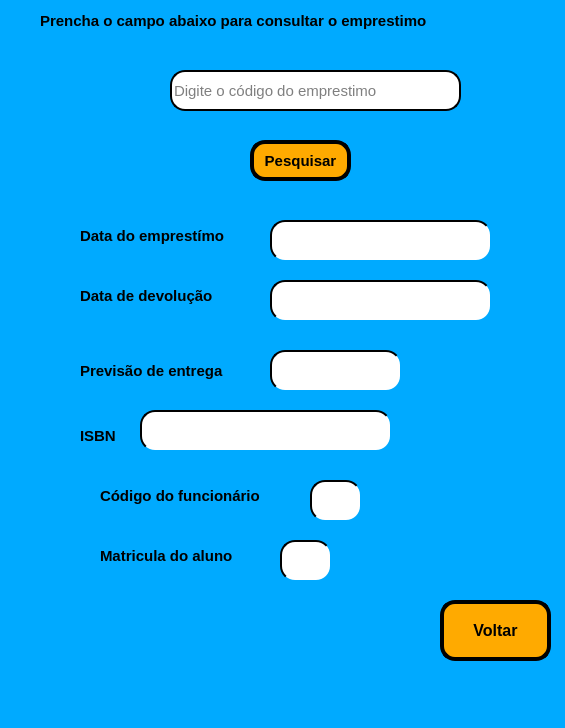
<?xml version="1.0" encoding="UTF-8"?>
<ui version="4.0">
 <class>MainWindow</class>
 <widget class="QMainWindow" name="MainWindow">
  <property name="geometry">
   <rect>
    <x>0</x>
    <y>0</y>
    <width>565</width>
    <height>728</height>
   </rect>
  </property>
  <property name="windowTitle">
   <string>Pesquisar Emprestimo</string>
  </property>
  <property name="styleSheet">
   <string notr="true">background-color: rgb(0, 170, 255);</string>
  </property>
  <widget class="QWidget" name="centralwidget">
   <widget class="QLabel" name="label_4">
    <property name="geometry">
     <rect>
      <x>130</x>
      <y>70</y>
      <width>31</width>
      <height>31</height>
     </rect>
    </property>
    <property name="text">
     <string/>
    </property>
    <property name="pixmap">
     <pixmap>isbn.png</pixmap>
    </property>
    <property name="scaledContents">
     <bool>true</bool>
    </property>
   </widget>
   <widget class="QLabel" name="label_2">
    <property name="geometry">
     <rect>
      <x>190</x>
      <y>140</y>
      <width>51</width>
      <height>51</height>
     </rect>
    </property>
    <property name="text">
     <string/>
    </property>
    <property name="pixmap">
     <pixmap>barra-de-pesquisa.png</pixmap>
    </property>
    <property name="scaledContents">
     <bool>true</bool>
    </property>
   </widget>
   <widget class="QLabel" name="label_15">
    <property name="geometry">
     <rect>
      <x>220</x>
      <y>510</y>
      <width>181</width>
      <height>41</height>
     </rect>
    </property>
    <property name="font">
     <font>
      <pointsize>11</pointsize>
      <weight>75</weight>
      <bold>true</bold>
     </font>
    </property>
    <property name="text">
     <string/>
    </property>
   </widget>
   <widget class="QLabel" name="label_14">
    <property name="geometry">
     <rect>
      <x>30</x>
      <y>350</y>
      <width>41</width>
      <height>41</height>
     </rect>
    </property>
    <property name="text">
     <string/>
    </property>
    <property name="pixmap">
     <pixmap>calendario-desktop.png</pixmap>
    </property>
    <property name="scaledContents">
     <bool>true</bool>
    </property>
   </widget>
   <widget class="QLabel" name="label_9">
    <property name="geometry">
     <rect>
      <x>80</x>
      <y>360</y>
      <width>181</width>
      <height>21</height>
     </rect>
    </property>
    <property name="font">
     <font>
      <pointsize>11</pointsize>
      <weight>75</weight>
      <bold>true</bold>
     </font>
    </property>
    <property name="text">
     <string>Previsão de entrega</string>
    </property>
   </widget>
   <widget class="QPushButton" name="pushButton_7">
    <property name="geometry">
     <rect>
      <x>440</x>
      <y>600</y>
      <width>111</width>
      <height>61</height>
     </rect>
    </property>
    <property name="font">
     <font>
      <pointsize>12</pointsize>
      <weight>75</weight>
      <bold>true</bold>
     </font>
    </property>
    <property name="styleSheet">
     <string notr="true">background-color: rgb(255, 170, 0);
border-radius: 15px;
border-style: outset;
border-width: 4px;
border-color: black;</string>
    </property>
    <property name="text">
     <string>Voltar</string>
    </property>
    <property name="icon">
     <iconset>
      <normaloff>voltar.png</normaloff>voltar.png</iconset>
    </property>
   </widget>
   <widget class="QPushButton" name="pushButton_4">
    <property name="geometry">
     <rect>
      <x>250</x>
      <y>140</y>
      <width>101</width>
      <height>41</height>
     </rect>
    </property>
    <property name="font">
     <font>
      <pointsize>11</pointsize>
      <weight>75</weight>
      <bold>true</bold>
     </font>
    </property>
    <property name="styleSheet">
     <string notr="true">background-color: rgb(255, 170, 0);
border-radius: 15px;
border-style: outset;
border-width: 4px;
border-color: black;</string>
    </property>
    <property name="text">
     <string>Pesquisar</string>
    </property>
   </widget>
   <widget class="QPushButton" name="previ">
    <property name="geometry">
     <rect>
      <x>270</x>
      <y>350</y>
      <width>131</width>
      <height>41</height>
     </rect>
    </property>
    <property name="font">
     <font>
      <pointsize>10</pointsize>
      <weight>75</weight>
      <bold>true</bold>
     </font>
    </property>
    <property name="styleSheet">
     <string notr="true">background-color: rgb(255, 255, 255);
border-radius: 15px;
border-style: outset;
border-width: 2px;</string>
    </property>
    <property name="text">
     <string/>
    </property>
   </widget>
   <widget class="QLabel" name="label_3">
    <property name="geometry">
     <rect>
      <x>170</x>
      <y>120</y>
      <width>291</width>
      <height>16</height>
     </rect>
    </property>
    <property name="font">
     <font>
      <pointsize>11</pointsize>
      <weight>75</weight>
      <bold>true</bold>
     </font>
    </property>
    <property name="styleSheet">
     <string notr="true">color: rgb(255, 0, 0);</string>
    </property>
    <property name="text">
     <string/>
    </property>
   </widget>
   <widget class="QLabel" name="label">
    <property name="geometry">
     <rect>
      <x>40</x>
      <y>-10</y>
      <width>511</width>
      <height>61</height>
     </rect>
    </property>
    <property name="font">
     <font>
      <pointsize>11</pointsize>
      <weight>75</weight>
      <bold>true</bold>
     </font>
    </property>
    <property name="text">
     <string>Prencha o campo abaixo para consultar o emprestimo</string>
    </property>
   </widget>
   <widget class="QLineEdit" name="cod">
    <property name="geometry">
     <rect>
      <x>170</x>
      <y>70</y>
      <width>291</width>
      <height>41</height>
     </rect>
    </property>
    <property name="font">
     <font>
      <pointsize>11</pointsize>
      <weight>50</weight>
      <bold>false</bold>
     </font>
    </property>
    <property name="styleSheet">
     <string notr="true">background-color: rgb(255, 255, 255);
border-radius: 15px;
border-style: outset;
border-width: 2px;</string>
    </property>
    <property name="inputMask">
     <string/>
    </property>
    <property name="text">
     <string/>
    </property>
    <property name="placeholderText">
     <string>Digite o código do emprestimo</string>
    </property>
   </widget>
   <widget class="QPushButton" name="date_empre">
    <property name="geometry">
     <rect>
      <x>270</x>
      <y>220</y>
      <width>221</width>
      <height>41</height>
     </rect>
    </property>
    <property name="font">
     <font>
      <pointsize>10</pointsize>
      <weight>75</weight>
      <bold>true</bold>
     </font>
    </property>
    <property name="styleSheet">
     <string notr="true">background-color: rgb(255, 255, 255);
border-radius: 15px;
border-style: outset;
border-width: 2px;</string>
    </property>
    <property name="text">
     <string/>
    </property>
   </widget>
   <widget class="QLabel" name="label_16">
    <property name="geometry">
     <rect>
      <x>80</x>
      <y>220</y>
      <width>181</width>
      <height>31</height>
     </rect>
    </property>
    <property name="font">
     <font>
      <pointsize>11</pointsize>
      <weight>75</weight>
      <bold>true</bold>
     </font>
    </property>
    <property name="text">
     <string>Data do emprestímo</string>
    </property>
   </widget>
   <widget class="QLabel" name="label_8">
    <property name="geometry">
     <rect>
      <x>30</x>
      <y>210</y>
      <width>51</width>
      <height>51</height>
     </rect>
    </property>
    <property name="text">
     <string/>
    </property>
    <property name="pixmap">
     <pixmap>data e hroa.png</pixmap>
    </property>
    <property name="scaledContents">
     <bool>true</bool>
    </property>
   </widget>
   <widget class="QPushButton" name="date_devo">
    <property name="geometry">
     <rect>
      <x>270</x>
      <y>280</y>
      <width>221</width>
      <height>41</height>
     </rect>
    </property>
    <property name="font">
     <font>
      <pointsize>10</pointsize>
      <weight>75</weight>
      <bold>true</bold>
     </font>
    </property>
    <property name="styleSheet">
     <string notr="true">background-color: rgb(255, 255, 255);
border-radius: 15px;
border-style: outset;
border-width: 2px;</string>
    </property>
    <property name="text">
     <string/>
    </property>
   </widget>
   <widget class="QLabel" name="label_13">
    <property name="geometry">
     <rect>
      <x>80</x>
      <y>280</y>
      <width>181</width>
      <height>31</height>
     </rect>
    </property>
    <property name="font">
     <font>
      <pointsize>11</pointsize>
      <weight>75</weight>
      <bold>true</bold>
     </font>
    </property>
    <property name="text">
     <string>Data de devolução</string>
    </property>
   </widget>
   <widget class="QLabel" name="label_7">
    <property name="geometry">
     <rect>
      <x>30</x>
      <y>270</y>
      <width>51</width>
      <height>51</height>
     </rect>
    </property>
    <property name="text">
     <string/>
    </property>
    <property name="pixmap">
     <pixmap>data e hroa.png</pixmap>
    </property>
    <property name="scaledContents">
     <bool>true</bool>
    </property>
   </widget>
   <widget class="QPushButton" name="ISBN">
    <property name="geometry">
     <rect>
      <x>140</x>
      <y>410</y>
      <width>251</width>
      <height>41</height>
     </rect>
    </property>
    <property name="font">
     <font>
      <pointsize>10</pointsize>
      <weight>75</weight>
      <bold>true</bold>
     </font>
    </property>
    <property name="styleSheet">
     <string notr="true">background-color: rgb(255, 255, 255);
border-radius: 15px;
border-style: outset;
border-width: 2px;</string>
    </property>
    <property name="text">
     <string/>
    </property>
   </widget>
   <widget class="QLabel" name="label_6">
    <property name="geometry">
     <rect>
      <x>30</x>
      <y>420</y>
      <width>41</width>
      <height>41</height>
     </rect>
    </property>
    <property name="text">
     <string/>
    </property>
    <property name="pixmap">
     <pixmap>isbn.png</pixmap>
    </property>
    <property name="scaledContents">
     <bool>true</bool>
    </property>
   </widget>
   <widget class="QLabel" name="label_10">
    <property name="geometry">
     <rect>
      <x>80</x>
      <y>420</y>
      <width>51</width>
      <height>31</height>
     </rect>
    </property>
    <property name="font">
     <font>
      <pointsize>11</pointsize>
      <weight>75</weight>
      <bold>true</bold>
     </font>
    </property>
    <property name="text">
     <string>ISBN</string>
    </property>
   </widget>
   <widget class="QLabel" name="label_5">
    <property name="geometry">
     <rect>
      <x>30</x>
      <y>480</y>
      <width>51</width>
      <height>41</height>
     </rect>
    </property>
    <property name="text">
     <string/>
    </property>
    <property name="pixmap">
     <pixmap>codigo-de-barras.png</pixmap>
    </property>
    <property name="scaledContents">
     <bool>true</bool>
    </property>
   </widget>
   <widget class="QLabel" name="label_11">
    <property name="geometry">
     <rect>
      <x>30</x>
      <y>540</y>
      <width>51</width>
      <height>41</height>
     </rect>
    </property>
    <property name="text">
     <string/>
    </property>
    <property name="pixmap">
     <pixmap>codigo-de-barras.png</pixmap>
    </property>
    <property name="scaledContents">
     <bool>true</bool>
    </property>
   </widget>
   <widget class="QLabel" name="label_12">
    <property name="geometry">
     <rect>
      <x>100</x>
      <y>540</y>
      <width>171</width>
      <height>31</height>
     </rect>
    </property>
    <property name="font">
     <font>
      <pointsize>11</pointsize>
      <weight>75</weight>
      <bold>true</bold>
     </font>
    </property>
    <property name="text">
     <string>Matricula do aluno</string>
    </property>
   </widget>
   <widget class="QLabel" name="label_17">
    <property name="geometry">
     <rect>
      <x>100</x>
      <y>480</y>
      <width>201</width>
      <height>31</height>
     </rect>
    </property>
    <property name="font">
     <font>
      <pointsize>11</pointsize>
      <weight>75</weight>
      <bold>true</bold>
     </font>
    </property>
    <property name="text">
     <string>Código do funcionário</string>
    </property>
   </widget>
   <widget class="QPushButton" name="cod_fun">
    <property name="geometry">
     <rect>
      <x>310</x>
      <y>480</y>
      <width>51</width>
      <height>41</height>
     </rect>
    </property>
    <property name="font">
     <font>
      <pointsize>10</pointsize>
      <weight>75</weight>
      <bold>true</bold>
     </font>
    </property>
    <property name="styleSheet">
     <string notr="true">background-color: rgb(255, 255, 255);
border-radius: 15px;
border-style: outset;
border-width: 2px;</string>
    </property>
    <property name="text">
     <string/>
    </property>
   </widget>
   <widget class="QPushButton" name="cod_mat">
    <property name="geometry">
     <rect>
      <x>280</x>
      <y>540</y>
      <width>51</width>
      <height>41</height>
     </rect>
    </property>
    <property name="font">
     <font>
      <pointsize>10</pointsize>
      <weight>75</weight>
      <bold>true</bold>
     </font>
    </property>
    <property name="styleSheet">
     <string notr="true">background-color: rgb(255, 255, 255);
border-radius: 15px;
border-style: outset;
border-width: 2px;</string>
    </property>
    <property name="text">
     <string/>
    </property>
   </widget>
  </widget>
  <widget class="QMenuBar" name="menubar">
   <property name="geometry">
    <rect>
     <x>0</x>
     <y>0</y>
     <width>565</width>
     <height>26</height>
    </rect>
   </property>
  </widget>
  <widget class="QStatusBar" name="statusbar"/>
 </widget>
 <resources/>
 <connections/>
</ui>
